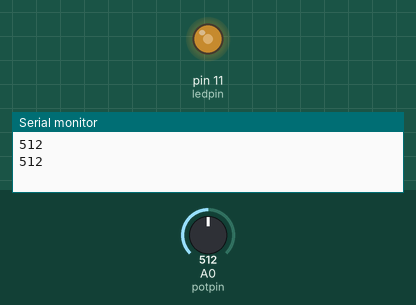
Bench run of a sketch on a simulated Arduino Uno, built with avr-gcc and run on an emulated ATmega328P. On the bench: output pins drawn as LEDs (lit = HIGH), the last lines printed to the serial monitor. The inputs (shaded band) are chosen by the test bench; at power-on: A0 (potpin) = 512.

Above: at 1.8 s.
1.9 s: A0 (potpin) set to 716
At 3.1 s:
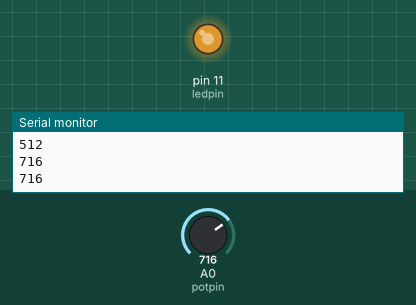
3.5 s: A0 (potpin) set to 900
At 4.7 s:
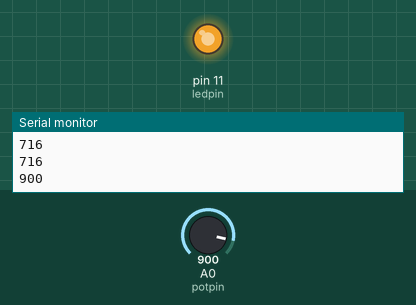
5.5 s: A0 (potpin) set to 122
At 7.2 s:
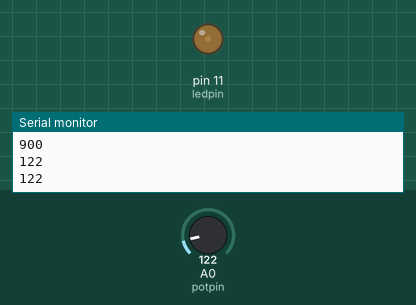
7.5 s: A0 (potpin) set to 0
At 8.9 s:
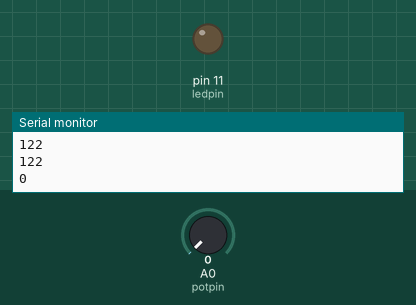
Timing chart, 0 to 10.5 s (numbered marks = the images above; inputs shaded):
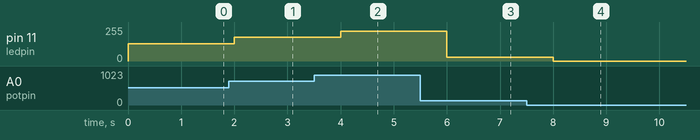

The sketch:

sketch_sep5b.ino
```cpp
/*
   analogRead(pin)    用于从Arduino的模拟输入引脚读取数值,被读取的模拟引脚号码，返回值在0-1023之间的值
   analogWrite(pin,value)      将一个模拟数值写进Arduino引脚,pin-被读取的模拟引脚号码,value-0-255之间的PWM频率值，0对应off,255对应on,无返回值

*/


int potpin=0;//定义模拟接口0
int ledpin=11;//定义数字接口11（PWM输出）
int val=0;//暂存来自传感器的变量数值

void setup()
{
  pinMode(ledpin,OUTPUT);//定义数字接口11为输出
  Serial.begin(9600);//设置波特率为9600
  //模拟接口自动设置成输入
}

void loop()
{
  val=analogRead(potpin);//读取传感器的模拟值并赋值给val
  Serial.println(val);//显示val变量
  analogWrite(ledpin,val/4);//打开LED并设置亮度（PWM输出最大值255）
  delay(1000);

}
```

Measured:
- after the input at 1.9 s, pin 11 (ledpin): 128/255 → 179/255 after 0.10 s
- after the input at 3.5 s, pin 11 (ledpin): 179/255 → 225/255 after 0.50 s
- after the input at 5.5 s, pin 11 (ledpin): 225/255 → 30/255 after 0.50 s
- after the input at 7.5 s, pin 11 (ledpin): 30/255 → 0/255 after 0.50 s
